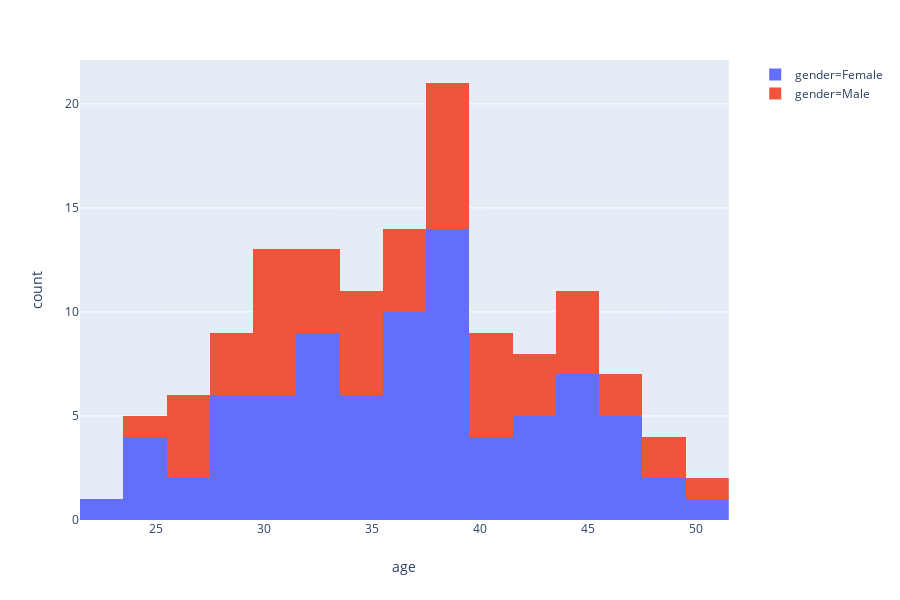

The cell this chart's notebook holds for it:
### Code cell
fig = px.histogram(df, x="age", color="gender")
fig.show()

### Figure 1 — Plotly figure (JSON) as saved in the notebook; plotly's stock layout.template omitted (floating-point values rounded to 4 significant figures)
{"data": [{"alignmentgroup": "True", "bingroup": "x", "hoverlabel": {"namelength": 0}, "hovertemplate": "gender=Female<br>age=%{x}<br>count=%{y}", "legendgroup": "gender=Female", "marker": {"color": "#636efa"}, "name": "gender=Female", "offsetgroup": "gender=Female", "orientation": "v", "showlegend": true, "type": "histogram", "x": [31, 25, 35, 36, 45, 32, 28, 29, 37, 39, 35, 47, 48, 26, 45, 36, 33, 39, 28, 38, 47, 41, 30, 47, 45, 40, 25, 45, 36, 30, 38, 32, 28, 47, 39, 50, 37, 29, 40, 46, 36, 23, 35, 44, 30, 34, 43, 25, 37, 43, 45, 32, 41, 38, 37, 43, 38, 49, 32, 30, 32, 35, 35, 27, 44, 32, 36, 25, 36, 39, 39, 39, 39, 42, 28, 30, 38, 38, 33, 32, 39, 42], "xaxis": "x", "yaxis": "y"}, {"alignmentgroup": "True", "bingroup": "x", "hoverlabel": {"namelength": 0}, "hovertemplate": "gender=Male<br>age=%{x}<br>count=%{y}", "legendgroup": "gender=Male", "marker": {"color": "#EF553B"}, "name": "gender=Male", "offsetgroup": "gender=Male", "orientation": "v", "showlegend": true, "type": "histogram", "x": [35, 30, 26, 49, 40, 31, 39, 39, 47, 37, 40, 34, 36, 24, 43, 40, 37, 39, 31, 31, 34, 27, 38, 49, 31, 30, 36, 38, 42, 50, 45, 33, 44, 32, 38, 45, 32, 42, 29, 35, 45, 32, 47, 31, 27, 29, 41, 35, 40, 27, 39, 28], "xaxis": "x", "yaxis": "y"}], "layout": {"barmode": "relative", "height": 600, "legend": {"tracegroupgap": 0}, "margin": {"t": 60}, "xaxis": {"anchor": "y", "domain": [0, 0.98], "title": {"text": "age"}}, "yaxis": {"anchor": "x", "domain": [0, 1], "title": {"text": "count"}}}}
